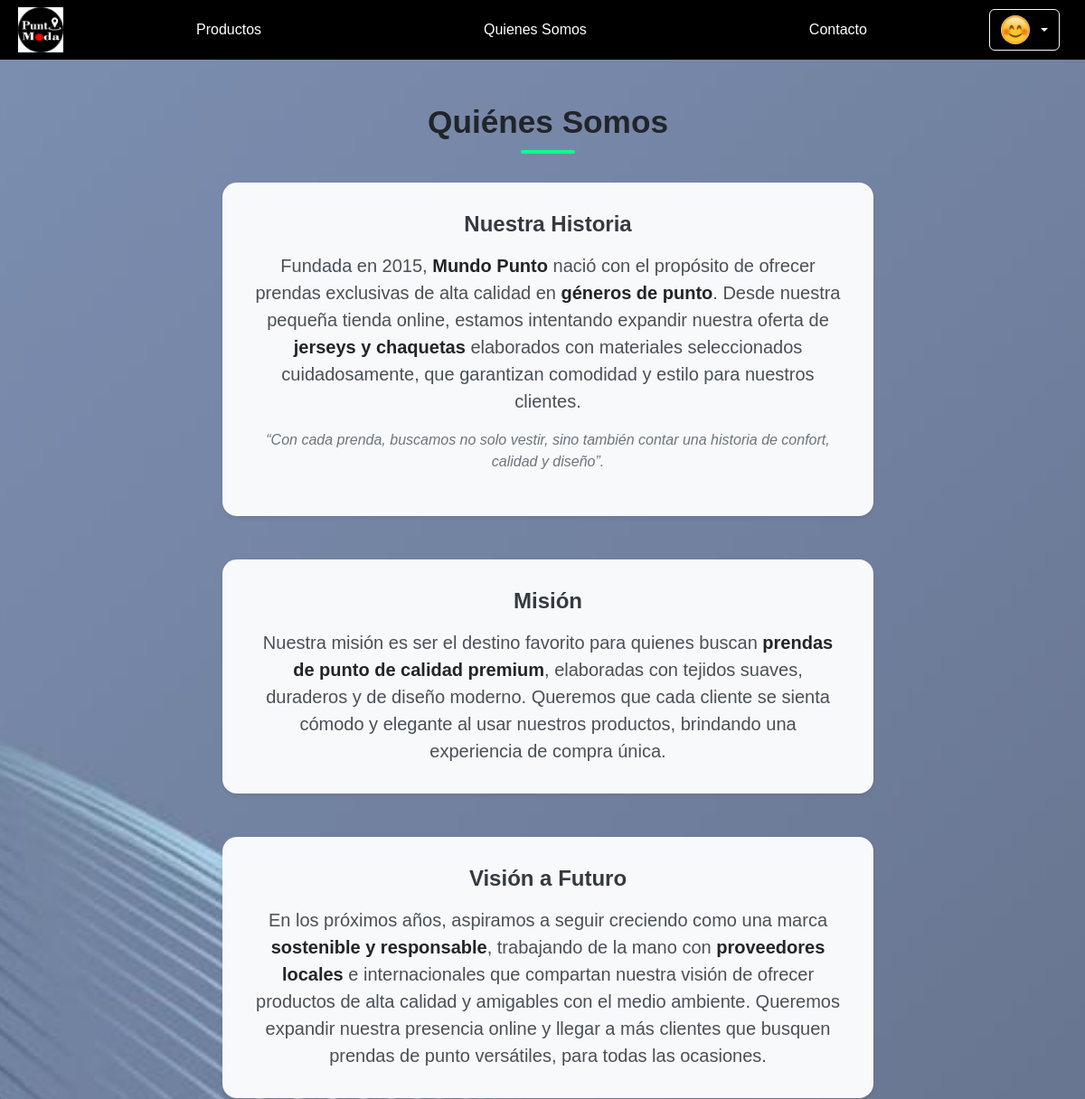
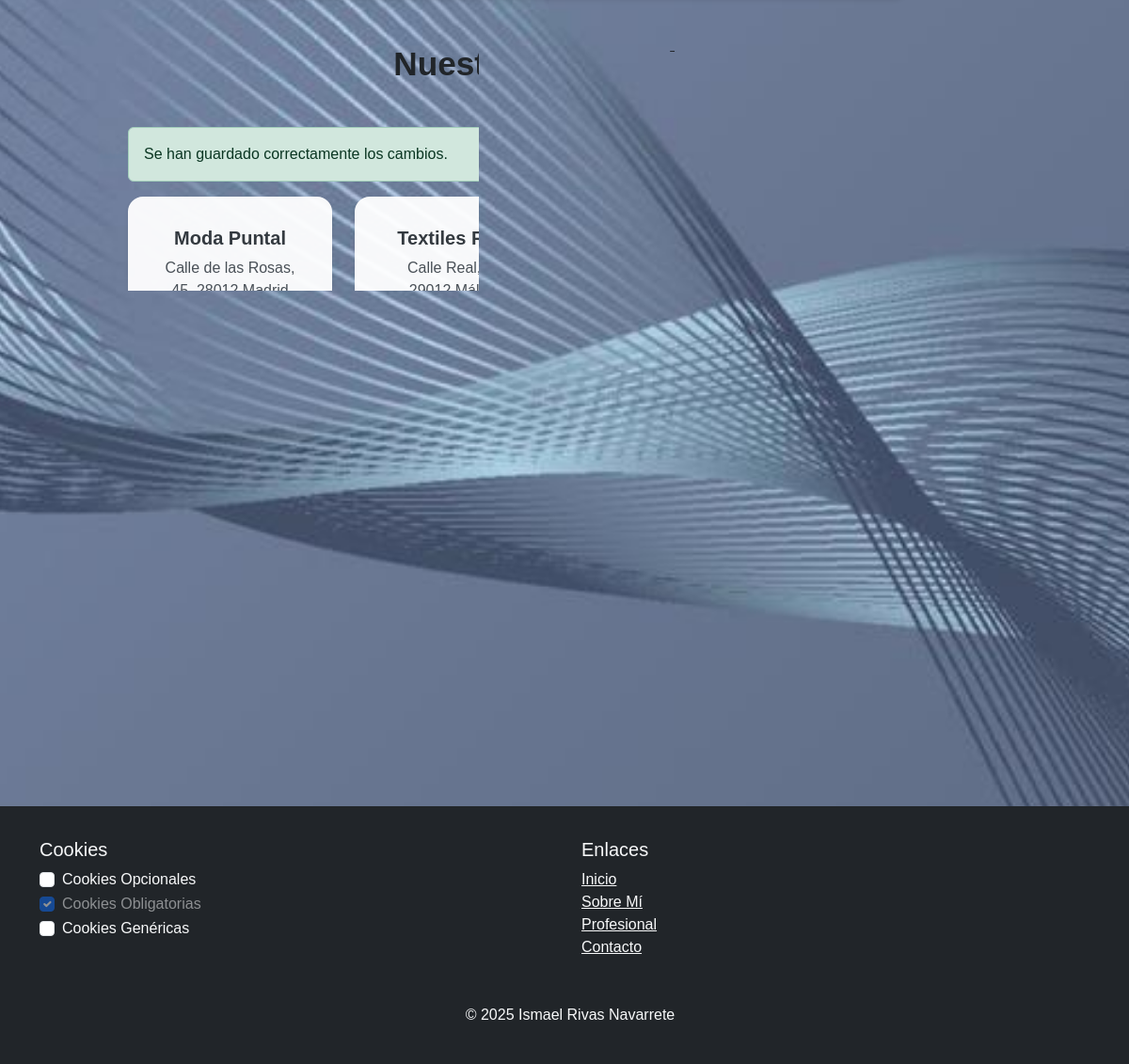
Page /quienesSomos.php (signed in) on the committed database (2 pictures, top to bottom).
### tables this page shows
CREATE TABLE IF NOT EXISTS Proveedores (
    CIF VARCHAR(9) PRIMARY KEY,
    nombre_proveedor VARCHAR(30) NOT NULL,
    direccion_proveedor VARCHAR(60),
    telefono VARCHAR(20)
);

### www/quienesSomos.php (the view, shortened to what this page needs)
<?php
$conexionBaseDatos = Conexion::conexionBD();
$consultaProveedores = $conexionBaseDatos->prepare("SELECT CIF, nombre_proveedor, direccion_proveedor,telefono FROM Proveedores");
$consultaProveedores->execute();
$resultado = $consultaProveedores->get_result();
?>
<!DOCTYPE html>
<html lang="es">
<head>
  <link href="https://cdn.jsdelivr.net/npm/bootstrap@5.3.3/dist/css/bootstrap.min.css" rel="stylesheet">
  <link rel="stylesheet" href="css/styles.css">
  <link href="https://cdn.jsdelivr.net/npm/bootstrap-icons@1.10.5/font/bootstrap-icons.css" rel="stylesheet">
  <link rel="stylesheet" href="css/estiloQuienesSomos.css">
</head>
<body>
    <?php include 'php/navbar.php'; ?>
    <main class="container my-5">
        <h2 class="section-title">Quiénes Somos</h2>
        <div class="col-12 col-md-8 mx-auto mb-5 px-3">
            <div class="card shadow-sm rounded-4 bg-light border-0">
                <div class="card-body text-center">
                    <h4 class="card-title mb-3">Nuestra Historia</h4>
                    <p class="card-text lead">
                    Fundada en 2015, <strong>Mundo Punto</strong> nació con el propósito de ofrecer prendas exclusivas de alta calidad en
                    <strong>géneros de punto</strong>. Desde nuestra pequeña tienda online, estamos intentando expandir nuestra oferta de <strong>jerseys y chaquetas
                        </strong> elaborados con materiales seleccionados cuidadosamente, que garantizan comodidad y estilo para nuestros clientes.
                    </p>
                    <p class="intro-text mt-3 fst-italic">
                    “Con cada prenda, buscamos no solo vestir, sino también contar una historia de confort, calidad y diseño”.
                    </p>
                </div>
            </div>
        </div>
        <div class="col-12 col-md-8 mx-auto mb-5 px-3">
            <div class="card shadow-sm rounded-4 bg-light border-0">
                <div class="card-body text-center">
                    <h4 class="card-title mb-3">Misión</h4>
                    <p class="card-text lead">
                    Nuestra misión es ser el destino favorito para quienes buscan <strong>prendas de punto de calidad premium</strong>, elaboradas con tejidos
                    suaves, duraderos y de diseño moderno. Queremos que cada cliente se sienta cómodo y elegante al usar nuestros productos, brindando una
                    experiencia de compra única.
                    </p>
                </div>
            </div>
        </div>
        <div class="col-12 col-md-8 mx-auto mb-5 px-3">
            <div class="card shadow-sm rounded-4 bg-light border-0">
                <div class="card-body text-center">
                    <h4 class="card-title mb-3">Visión a Futuro</h4>
                    <p class="card-text lead">
                    En los próximos años, aspiramos a seguir creciendo como una marca <strong>sostenible y responsable</strong>, trabajando de la mano
                    con <strong>proveedores locales</strong> e internacionales que compartan nuestra visión de ofrecer productos de alta calidad y amigables
                    con el medio ambiente. Queremos expandir nuestra presencia online y llegar a más clientes que busquen prendas de punto versátiles,
                    para todas las ocasiones.
                    </p>
                </div>
            </div>
        </div>
        <div class="col-md-10 mx-auto">
            <h2 class="providers-title">Nuestros Proveedores</h2>
            <?php if (isset($_SESSION['mensaje'])): ?>
                <div class="alert alert-success alert-dismissible fade show mt-3" role="alert">
                    <?php echo $_SESSION['mensaje']; unset($_SESSION['mensaje']); ?>
                    <button type="button" class="btn-close" data-bs-dismiss="alert" aria-label="Close"></button>
                </div>
            <?php endif; ?>
            <div class="row g-4">
                <?php while ($proveedor = $resultado->fetch_assoc()) {  ?>
                <div class="col-12 col-sm-6 col-md-4 col-lg-3">
                    <div class="card border-0 shadow-sm h-100">
                        <div class="card-body text-center">
                            <h5 class="card-title"><?php echo htmlspecialchars($proveedor['nombre_proveedor']); ?></h5>
                            <p class="card-text"><?php echo htmlspecialchars($proveedor['direccion_proveedor']); ?></p>
                        </div>
                    </div>
                </div>
                <?php } ?>
            </div>
        </div>
    </main>
  <?php include 'php/footer.php'; ?>
</body>
</html>

### www/css/styles.css (style rules this page uses)
html, body { height: 100%; margin: 0; padding: 0; }
body { display: flex; flex-direction: column; font-family: Arial, sans-serif; }
main { flex: 1; }
.container { margin-top: 10px; padding-right: 0 !important; }
.card { border: 2px solid #111 }

### www/css/estiloQuienesSomos.css (style rules this page uses)
body { background-image: url("../imagenes/imagenfuturista.jpg"); background-repeat: no-repeat; background-size: cover; background-position: center; background-attachment: fixed; margin: 0; padding: 0; min-height: 100vh; overflow-x: hidden; }
.section-title, .providers-title { font-size: 2.2rem; font-weight: 700; color: #212529; text-align: center; margin-bottom: 2rem; position: relative; }
.section-title::after, .providers-title::after { content: ""; display: block; width: 60px; height: 4px; background-color: #0dfd91; margin: 10px auto 0; border-radius: 2px; }
.card { background-color: rgba(255, 255, 255, 0.95); border: none; border-radius: 1rem; box-shadow: 0 0 20px rgba(0, 0, 0, 0.05); max-width: 100%; box-sizing: border-box; word-wrap: break-word; overflow-wrap: break-word; }
.card-body { padding: 2rem; }
.card-title { color: #343a40; font-weight: bold; }
.card-text { color: #495057; }
.card-text strong { font-weight: 600; color: #212529; }
.intro-text { font-style: italic; color: #6c757d; }

### rows in the picture
proveedores: nombre_proveedor "Moda Puntal", direccion_proveedor "Calle de las Rosas, 45, 28012 Madrid"
proveedores: nombre_proveedor "Textiles Roza", direccion_proveedor "Calle Real, 89, 29012 Málaga"
proveedores: nombre_proveedor "Prendas Elegantes", direccion_proveedor "Avenida de los Naranjos, 23, 41004 Sevilla"
proveedores: direccion_proveedor "Calle Cielo, 5, 08012 Barcelona"
proveedores: nombre_proveedor "Estilo Chic", direccion_proveedor "Calle del Mar, 11, 02002 Albacete"
proveedores: nombre_proveedor "Fina Ropa", direccion_proveedor "Avenida de la Paz, 32, 33005 Oviedo"
proveedores: nombre_proveedor "Lo Más Chic", direccion_proveedor "Calle de las Flores, 88, 36002 Pontevedra"
proveedores: nombre_proveedor "Punto Vibes", direccion_proveedor "Calle del Sol, 18, 23004 Jaén"

### other values in the picture
$_SESSION['mensaje'] "Se han guardado correctamente los cambios."
